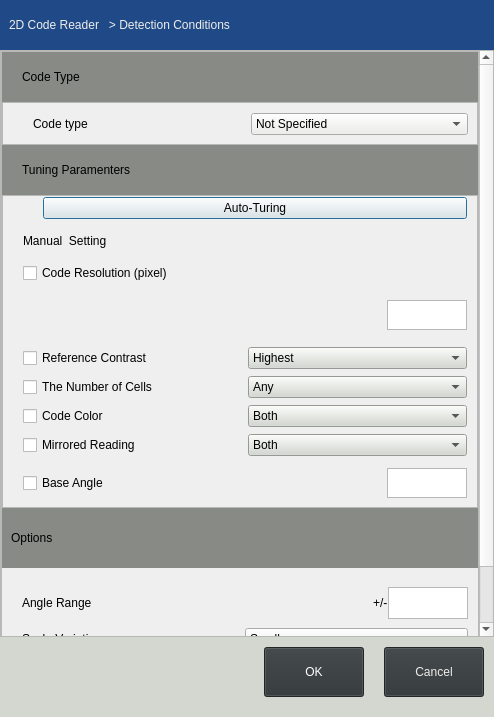
<?xml version="1.0" encoding="UTF-8"?>
<ui version="4.0">
 <class>Class_DlogDC_2Dcode</class>
 <widget class="QDialog" name="Class_DlogDC_2Dcode">
  <property name="geometry">
   <rect>
    <x>0</x>
    <y>0</y>
    <width>494</width>
    <height>717</height>
   </rect>
  </property>
  <property name="windowTitle">
   <string>Dialog</string>
  </property>
  <layout class="QVBoxLayout" name="verticalLayout_2">
   <property name="spacing">
    <number>0</number>
   </property>
   <property name="leftMargin">
    <number>0</number>
   </property>
   <property name="topMargin">
    <number>0</number>
   </property>
   <property name="rightMargin">
    <number>0</number>
   </property>
   <property name="bottomMargin">
    <number>0</number>
   </property>
   <item>
    <layout class="QVBoxLayout" name="verticalLayout">
     <property name="spacing">
      <number>0</number>
     </property>
     <property name="topMargin">
      <number>0</number>
     </property>
     <item>
      <widget class="QWidget" name="horizontalWidget_2" native="true">
       <property name="minimumSize">
        <size>
         <width>0</width>
         <height>50</height>
        </size>
       </property>
       <property name="styleSheet">
        <string notr="true">background-color: rgb(32, 74, 135);</string>
       </property>
       <layout class="QHBoxLayout" name="horizontalLayout_2">
        <property name="spacing">
         <number>0</number>
        </property>
        <item>
         <widget class="QLabel" name="label">
          <property name="styleSheet">
           <string notr="true">color: rgb(238, 238, 236);</string>
          </property>
          <property name="text">
           <string>2D Code Reader   &gt; Detection Conditions</string>
          </property>
         </widget>
        </item>
       </layout>
      </widget>
     </item>
     <item>
      <layout class="QVBoxLayout" name="verticalLayout_3">
       <item>
        <widget class="QScrollArea" name="scrollArea">
         <property name="widgetResizable">
          <bool>true</bool>
         </property>
         <widget class="QWidget" name="scrollAreaWidgetContents">
          <property name="geometry">
           <rect>
            <x>0</x>
            <y>-71</y>
            <width>474</width>
            <height>652</height>
           </rect>
          </property>
          <layout class="QVBoxLayout" name="verticalLayout_5">
           <property name="spacing">
            <number>0</number>
           </property>
           <property name="leftMargin">
            <number>0</number>
           </property>
           <property name="topMargin">
            <number>0</number>
           </property>
           <property name="rightMargin">
            <number>0</number>
           </property>
           <property name="bottomMargin">
            <number>0</number>
           </property>
           <item>
            <layout class="QVBoxLayout" name="verticalLayout_4">
             <item>
              <widget class="QFrame" name="frame">
               <property name="minimumSize">
                <size>
                 <width>400</width>
                 <height>650</height>
                </size>
               </property>
               <property name="frameShape">
                <enum>QFrame::StyledPanel</enum>
               </property>
               <property name="frameShadow">
                <enum>QFrame::Raised</enum>
               </property>
               <layout class="QVBoxLayout" name="verticalLayout_7">
                <property name="spacing">
                 <number>0</number>
                </property>
                <property name="leftMargin">
                 <number>0</number>
                </property>
                <property name="topMargin">
                 <number>0</number>
                </property>
                <property name="rightMargin">
                 <number>0</number>
                </property>
                <property name="bottomMargin">
                 <number>0</number>
                </property>
                <item>
                 <layout class="QVBoxLayout" name="verticalLayout_6">
                  <property name="topMargin">
                   <number>0</number>
                  </property>
                  <item>
                   <widget class="QFrame" name="verticalFrame_7">
                    <property name="maximumSize">
                     <size>
                      <width>16777215</width>
                      <height>100</height>
                     </size>
                    </property>
                    <layout class="QVBoxLayout" name="verticalLayout_10">
                     <property name="spacing">
                      <number>0</number>
                     </property>
                     <property name="leftMargin">
                      <number>0</number>
                     </property>
                     <property name="topMargin">
                      <number>0</number>
                     </property>
                     <property name="rightMargin">
                      <number>0</number>
                     </property>
                     <property name="bottomMargin">
                      <number>0</number>
                     </property>
                     <item>
                      <widget class="QFrame" name="horizontalFrame_3">
                       <property name="minimumSize">
                        <size>
                         <width>0</width>
                         <height>50</height>
                        </size>
                       </property>
                       <property name="maximumSize">
                        <size>
                         <width>16777215</width>
                         <height>50</height>
                        </size>
                       </property>
                       <property name="styleSheet">
                        <string notr="true">
background-color: rgb(136, 138, 133);
color: rgb(0, 0, 0);</string>
                       </property>
                       <layout class="QHBoxLayout" name="horizontalLayout_4">
                        <property name="spacing">
                         <number>0</number>
                        </property>
                        <property name="leftMargin">
                         <number>20</number>
                        </property>
                        <property name="topMargin">
                         <number>0</number>
                        </property>
                        <property name="rightMargin">
                         <number>0</number>
                        </property>
                        <property name="bottomMargin">
                         <number>0</number>
                        </property>
                        <item>
                         <widget class="QLabel" name="label_2">
                          <property name="text">
                           <string>Code Type</string>
                          </property>
                         </widget>
                        </item>
                       </layout>
                      </widget>
                     </item>
                     <item>
                      <widget class="QFrame" name="horizontalFrame_2">
                       <property name="maximumSize">
                        <size>
                         <width>16777215</width>
                         <height>60</height>
                        </size>
                       </property>
                       <property name="frameShape">
                        <enum>QFrame::StyledPanel</enum>
                       </property>
                       <layout class="QHBoxLayout" name="horizontalLayout_3">
                        <property name="spacing">
                         <number>0</number>
                        </property>
                        <property name="leftMargin">
                         <number>30</number>
                        </property>
                        <property name="topMargin">
                         <number>10</number>
                        </property>
                        <item>
                         <widget class="QLabel" name="label_3">
                          <property name="text">
                           <string>Code type</string>
                          </property>
                         </widget>
                        </item>
                        <item>
                         <widget class="QComboBox" name="combox_CodeType_DC_2Dcode">
                          <property name="styleSheet">
                           <string notr="true">background-color: rgb(238, 238, 236);</string>
                          </property>
                          <item>
                           <property name="text">
                            <string>Not Specified</string>
                           </property>
                          </item>
                          <item>
                           <property name="text">
                            <string>QR</string>
                           </property>
                          </item>
                          <item>
                           <property name="text">
                            <string>Micro QR</string>
                           </property>
                          </item>
                          <item>
                           <property name="text">
                            <string>DataMatrix</string>
                           </property>
                          </item>
                          <item>
                           <property name="text">
                            <string>Rectangular DataMatrix</string>
                           </property>
                          </item>
                         </widget>
                        </item>
                       </layout>
                      </widget>
                     </item>
                    </layout>
                   </widget>
                  </item>
                  <item>
                   <layout class="QVBoxLayout" name="verticalLayout_9">
                    <property name="spacing">
                     <number>0</number>
                    </property>
                    <property name="topMargin">
                     <number>0</number>
                    </property>
                    <item>
                     <widget class="QFrame" name="verticalFrame_8">
                      <property name="maximumSize">
                       <size>
                        <width>16777215</width>
                        <height>50</height>
                       </size>
                      </property>
                      <property name="styleSheet">
                       <string notr="true">background-color: rgb(136, 138, 133);</string>
                      </property>
                      <layout class="QVBoxLayout" name="verticalLayout_11">
                       <property name="spacing">
                        <number>0</number>
                       </property>
                       <property name="leftMargin">
                        <number>20</number>
                       </property>
                       <property name="topMargin">
                        <number>0</number>
                       </property>
                       <property name="rightMargin">
                        <number>0</number>
                       </property>
                       <property name="bottomMargin">
                        <number>0</number>
                       </property>
                       <item>
                        <widget class="QLabel" name="label_4">
                         <property name="minimumSize">
                          <size>
                           <width>0</width>
                           <height>50</height>
                          </size>
                         </property>
                         <property name="text">
                          <string>Tuning Paramenters</string>
                         </property>
                        </widget>
                       </item>
                      </layout>
                     </widget>
                    </item>
                    <item>
                     <layout class="QHBoxLayout" name="horizontalLayout_5">
                      <item>
                       <widget class="QFrame" name="frame_2">
                        <property name="minimumSize">
                         <size>
                          <width>0</width>
                          <height>300</height>
                         </size>
                        </property>
                        <property name="frameShape">
                         <enum>QFrame::StyledPanel</enum>
                        </property>
                        <property name="frameShadow">
                         <enum>QFrame::Raised</enum>
                        </property>
                        <layout class="QVBoxLayout" name="verticalLayout_13">
                         <property name="leftMargin">
                          <number>0</number>
                         </property>
                         <property name="topMargin">
                          <number>0</number>
                         </property>
                         <property name="rightMargin">
                          <number>0</number>
                         </property>
                         <property name="bottomMargin">
                          <number>0</number>
                         </property>
                         <item>
                          <layout class="QHBoxLayout" name="horizontalLayout_15">
                           <property name="rightMargin">
                            <number>10</number>
                           </property>
                           <item>
                            <spacer name="horizontalSpacer_2">
                             <property name="orientation">
                              <enum>Qt::Horizontal</enum>
                             </property>
                             <property name="sizeType">
                              <enum>QSizePolicy::Minimum</enum>
                             </property>
                             <property name="sizeHint" stdset="0">
                              <size>
                               <width>40</width>
                               <height>20</height>
                              </size>
                             </property>
                            </spacer>
                           </item>
                           <item>
                            <widget class="QPushButton" name="btn_AutoTuring_DC_2Dcode">
                             <property name="styleSheet">
                              <string notr="true">background-color: rgb(238, 238, 236);</string>
                             </property>
                             <property name="text">
                              <string>Auto-Turing</string>
                             </property>
                            </widget>
                           </item>
                          </layout>
                         </item>
                         <item>
                          <widget class="QFrame" name="horizontalFrame_8">
                           <property name="maximumSize">
                            <size>
                             <width>16777215</width>
                             <height>30</height>
                            </size>
                           </property>
                           <layout class="QHBoxLayout" name="horizontalLayout_14">
                            <property name="leftMargin">
                             <number>20</number>
                            </property>
                            <property name="topMargin">
                             <number>0</number>
                            </property>
                            <property name="bottomMargin">
                             <number>0</number>
                            </property>
                            <item>
                             <widget class="QLabel" name="label_5">
                              <property name="maximumSize">
                               <size>
                                <width>16777215</width>
                                <height>30</height>
                               </size>
                              </property>
                              <property name="text">
                               <string>Manual  Setting</string>
                              </property>
                             </widget>
                            </item>
                           </layout>
                          </widget>
                         </item>
                         <item>
                          <layout class="QHBoxLayout" name="horizontalLayout_12">
                           <property name="leftMargin">
                            <number>20</number>
                           </property>
                           <item>
                            <widget class="QCheckBox" name="cbox_CodeResolution_DC_2Dcode">
                             <property name="text">
                              <string>Code Resolution (pixel)</string>
                             </property>
                            </widget>
                           </item>
                          </layout>
                         </item>
                         <item>
                          <widget class="QFrame" name="horizontalFrame_6">
                           <property name="maximumSize">
                            <size>
                             <width>16777215</width>
                             <height>50</height>
                            </size>
                           </property>
                           <layout class="QHBoxLayout" name="horizontalLayout_11">
                            <property name="leftMargin">
                             <number>1</number>
                            </property>
                            <property name="topMargin">
                             <number>0</number>
                            </property>
                            <property name="rightMargin">
                             <number>10</number>
                            </property>
                            <property name="bottomMargin">
                             <number>0</number>
                            </property>
                            <item>
                             <spacer name="horizontalSpacer_3">
                              <property name="orientation">
                               <enum>Qt::Horizontal</enum>
                              </property>
                              <property name="sizeType">
                               <enum>QSizePolicy::MinimumExpanding</enum>
                              </property>
                              <property name="sizeHint" stdset="0">
                               <size>
                                <width>40</width>
                                <height>20</height>
                               </size>
                              </property>
                             </spacer>
                            </item>
                            <item>
                             <widget class="QTextEdit" name="tedit_CodeResolution_DC_2Dcode">
                              <property name="maximumSize">
                               <size>
                                <width>80</width>
                                <height>30</height>
                               </size>
                              </property>
                             </widget>
                            </item>
                           </layout>
                          </widget>
                         </item>
                         <item>
                          <layout class="QHBoxLayout" name="horizontalLayout_10">
                           <property name="leftMargin">
                            <number>20</number>
                           </property>
                           <property name="rightMargin">
                            <number>10</number>
                           </property>
                           <item>
                            <widget class="QCheckBox" name="cbox_ReferenceContrast_DC_2Dcode">
                             <property name="text">
                              <string>Reference Contrast</string>
                             </property>
                            </widget>
                           </item>
                           <item>
                            <widget class="QComboBox" name="comBox_ReferenceContrast_DC_2Dcode">
                             <property name="toolTip">
                              <string>&lt;html&gt;&lt;head/&gt;&lt;body&gt;&lt;p align=&quot;center&quot;&gt;&lt;br/&gt;&lt;/p&gt;&lt;/body&gt;&lt;/html&gt;</string>
                             </property>
                             <property name="styleSheet">
                              <string notr="true">background-color: rgb(211, 215, 207);</string>
                             </property>
                             <item>
                              <property name="text">
                               <string>Highest</string>
                              </property>
                             </item>
                             <item>
                              <property name="text">
                               <string>High</string>
                              </property>
                             </item>
                             <item>
                              <property name="text">
                               <string>Normal</string>
                              </property>
                             </item>
                             <item>
                              <property name="text">
                               <string>Low</string>
                              </property>
                             </item>
                             <item>
                              <property name="text">
                               <string>Lowest</string>
                              </property>
                             </item>
                            </widget>
                           </item>
                          </layout>
                         </item>
                         <item>
                          <layout class="QHBoxLayout" name="horizontalLayout_9">
                           <property name="leftMargin">
                            <number>20</number>
                           </property>
                           <property name="rightMargin">
                            <number>10</number>
                           </property>
                           <item>
                            <widget class="QCheckBox" name="cbox_NumberCells_DC_2Dcode">
                             <property name="text">
                              <string>The Number of Cells</string>
                             </property>
                            </widget>
                           </item>
                           <item>
                            <widget class="QComboBox" name="combox_NumberCell_DC_2Dcode">
                             <property name="styleSheet">
                              <string notr="true">background-color: rgb(211, 215, 207);</string>
                             </property>
                             <item>
                              <property name="text">
                               <string>Any</string>
                              </property>
                             </item>
                             <item>
                              <property name="text">
                               <string>11x11</string>
                              </property>
                             </item>
                             <item>
                              <property name="text">
                               <string>13x13</string>
                              </property>
                             </item>
                             <item>
                              <property name="text">
                               <string>15x15</string>
                              </property>
                             </item>
                             <item>
                              <property name="text">
                               <string>17x17</string>
                              </property>
                             </item>
                            </widget>
                           </item>
                          </layout>
                         </item>
                         <item>
                          <layout class="QHBoxLayout" name="horizontalLayout_17">
                           <property name="leftMargin">
                            <number>20</number>
                           </property>
                           <property name="rightMargin">
                            <number>10</number>
                           </property>
                           <item>
                            <widget class="QCheckBox" name="cbox_CodeColor_DC_2Dcode">
                             <property name="text">
                              <string>Code Color </string>
                             </property>
                            </widget>
                           </item>
                           <item>
                            <widget class="QComboBox" name="combox_CodeColor_DC_2Dcode">
                             <property name="styleSheet">
                              <string notr="true">background-color: rgb(211, 215, 207);</string>
                             </property>
                             <item>
                              <property name="text">
                               <string>Both</string>
                              </property>
                             </item>
                             <item>
                              <property name="text">
                               <string>Black</string>
                              </property>
                             </item>
                             <item>
                              <property name="text">
                               <string>White</string>
                              </property>
                             </item>
                            </widget>
                           </item>
                          </layout>
                         </item>
                         <item>
                          <layout class="QHBoxLayout" name="horizontalLayout_8">
                           <property name="leftMargin">
                            <number>20</number>
                           </property>
                           <property name="rightMargin">
                            <number>10</number>
                           </property>
                           <item>
                            <widget class="QCheckBox" name="cbox_MirroredReading_DC_2Dcode">
                             <property name="text">
                              <string>Mirrored Reading</string>
                             </property>
                            </widget>
                           </item>
                           <item>
                            <widget class="QComboBox" name="combox_MirroredReading_DC_2Dcode">
                             <property name="styleSheet">
                              <string notr="true">background-color: rgb(211, 215, 207);</string>
                             </property>
                             <item>
                              <property name="text">
                               <string>Both</string>
                              </property>
                             </item>
                             <item>
                              <property name="text">
                               <string>Standard Only</string>
                              </property>
                             </item>
                             <item>
                              <property name="text">
                               <string>Mirrored Only</string>
                              </property>
                             </item>
                            </widget>
                           </item>
                          </layout>
                         </item>
                         <item>
                          <widget class="QFrame" name="verticalFrame_8">
                           <property name="maximumSize">
                            <size>
                             <width>16777215</width>
                             <height>40</height>
                            </size>
                           </property>
                           <layout class="QHBoxLayout" name="horizontalLayout_16">
                            <property name="spacing">
                             <number>60</number>
                            </property>
                            <property name="leftMargin">
                             <number>20</number>
                            </property>
                            <property name="topMargin">
                             <number>0</number>
                            </property>
                            <property name="rightMargin">
                             <number>10</number>
                            </property>
                            <property name="bottomMargin">
                             <number>0</number>
                            </property>
                            <item>
                             <widget class="QCheckBox" name="cbox_BaseAngle_DC_2Dcode">
                              <property name="text">
                               <string>Base Angle</string>
                              </property>
                             </widget>
                            </item>
                            <item>
                             <spacer name="horizontalSpacer_4">
                              <property name="orientation">
                               <enum>Qt::Horizontal</enum>
                              </property>
                              <property name="sizeHint" stdset="0">
                               <size>
                                <width>40</width>
                                <height>20</height>
                               </size>
                              </property>
                             </spacer>
                            </item>
                            <item>
                             <widget class="QTextEdit" name="tedit_BaseAngle_DC_2Dcode">
                              <property name="maximumSize">
                               <size>
                                <width>80</width>
                                <height>30</height>
                               </size>
                              </property>
                             </widget>
                            </item>
                           </layout>
                          </widget>
                         </item>
                        </layout>
                       </widget>
                      </item>
                     </layout>
                    </item>
                   </layout>
                  </item>
                  <item>
                   <layout class="QVBoxLayout" name="verticalLayout_8">
                    <property name="spacing">
                     <number>0</number>
                    </property>
                    <property name="topMargin">
                     <number>0</number>
                    </property>
                    <item>
                     <widget class="QFrame" name="verticalFrame_8">
                      <property name="maximumSize">
                       <size>
                        <width>16777215</width>
                        <height>60</height>
                       </size>
                      </property>
                      <property name="styleSheet">
                       <string notr="true">background-color: rgb(136, 138, 133);</string>
                      </property>
                      <layout class="QVBoxLayout" name="verticalLayout_14">
                       <item>
                        <widget class="QLabel" name="label_8">
                         <property name="maximumSize">
                          <size>
                           <width>16777215</width>
                           <height>50</height>
                          </size>
                         </property>
                         <property name="text">
                          <string>Options</string>
                         </property>
                        </widget>
                       </item>
                      </layout>
                     </widget>
                    </item>
                    <item>
                     <layout class="QVBoxLayout" name="verticalLayout_12">
                      <property name="topMargin">
                       <number>10</number>
                      </property>
                      <item>
                       <widget class="QFrame" name="verticalFrame_11">
                        <property name="maximumSize">
                         <size>
                          <width>16777215</width>
                          <height>50</height>
                         </size>
                        </property>
                        <layout class="QHBoxLayout" name="horizontalLayout_6">
                         <property name="spacing">
                          <number>0</number>
                         </property>
                         <property name="leftMargin">
                          <number>20</number>
                         </property>
                         <property name="rightMargin">
                          <number>10</number>
                         </property>
                         <item>
                          <widget class="QLabel" name="label_9">
                           <property name="text">
                            <string>Angle Range</string>
                           </property>
                          </widget>
                         </item>
                         <item>
                          <spacer name="horizontalSpacer_5">
                           <property name="orientation">
                            <enum>Qt::Horizontal</enum>
                           </property>
                           <property name="sizeHint" stdset="0">
                            <size>
                             <width>40</width>
                             <height>20</height>
                            </size>
                           </property>
                          </spacer>
                         </item>
                         <item>
                          <widget class="QLabel" name="label_6">
                           <property name="text">
                            <string>+/-</string>
                           </property>
                          </widget>
                         </item>
                         <item>
                          <widget class="QTextEdit" name="tedit_AngleRange_DC_2Dcode">
                           <property name="maximumSize">
                            <size>
                             <width>80</width>
                             <height>16777215</height>
                            </size>
                           </property>
                          </widget>
                         </item>
                        </layout>
                       </widget>
                      </item>
                      <item>
                       <layout class="QHBoxLayout" name="horizontalLayout_7">
                        <property name="leftMargin">
                         <number>20</number>
                        </property>
                        <property name="rightMargin">
                         <number>10</number>
                        </property>
                        <item>
                         <widget class="QLabel" name="label_11">
                          <property name="text">
                           <string>Scale Variations</string>
                          </property>
                         </widget>
                        </item>
                        <item>
                         <widget class="QComboBox" name="combox_ScaleVariation_DC_2Dcode">
                          <item>
                           <property name="text">
                            <string>Small</string>
                           </property>
                          </item>
                          <item>
                           <property name="text">
                            <string>Medium</string>
                           </property>
                          </item>
                          <item>
                           <property name="text">
                            <string>Large</string>
                           </property>
                          </item>
                          <item>
                           <property name="text">
                            <string>Unlimited</string>
                           </property>
                          </item>
                         </widget>
                        </item>
                       </layout>
                      </item>
                      <item>
                       <widget class="QFrame" name="verticalFrame_8">
                        <property name="maximumSize">
                         <size>
                          <width>16777215</width>
                          <height>50</height>
                         </size>
                        </property>
                        <layout class="QHBoxLayout" name="horizontalLayout_18">
                         <property name="leftMargin">
                          <number>20</number>
                         </property>
                         <property name="rightMargin">
                          <number>10</number>
                         </property>
                         <item>
                          <widget class="QLabel" name="label_12">
                           <property name="text">
                            <string>Time out (sec.)   </string>
                           </property>
                          </widget>
                         </item>
                         <item>
                          <spacer name="horizontalSpacer_6">
                           <property name="orientation">
                            <enum>Qt::Horizontal</enum>
                           </property>
                           <property name="sizeHint" stdset="0">
                            <size>
                             <width>40</width>
                             <height>20</height>
                            </size>
                           </property>
                          </spacer>
                         </item>
                         <item>
                          <widget class="QTextEdit" name="tedit_Timeout_DC_2Dcode">
                           <property name="maximumSize">
                            <size>
                             <width>80</width>
                             <height>16777215</height>
                            </size>
                           </property>
                          </widget>
                         </item>
                        </layout>
                       </widget>
                      </item>
                     </layout>
                    </item>
                   </layout>
                  </item>
                 </layout>
                </item>
               </layout>
              </widget>
             </item>
            </layout>
           </item>
          </layout>
         </widget>
        </widget>
       </item>
      </layout>
     </item>
     <item>
      <widget class="QFrame" name="horizontalFrame">
       <property name="minimumSize">
        <size>
         <width>0</width>
         <height>80</height>
        </size>
       </property>
       <property name="styleSheet">
        <string notr="true">background-color: rgb(211, 215, 207);</string>
       </property>
       <layout class="QHBoxLayout" name="horizontalLayout">
        <property name="spacing">
         <number>20</number>
        </property>
        <property name="leftMargin">
         <number>10</number>
        </property>
        <property name="topMargin">
         <number>0</number>
        </property>
        <property name="rightMargin">
         <number>10</number>
        </property>
        <item>
         <spacer name="horizontalSpacer_7">
          <property name="orientation">
           <enum>Qt::Horizontal</enum>
          </property>
          <property name="sizeHint" stdset="0">
           <size>
            <width>40</width>
            <height>20</height>
           </size>
          </property>
         </spacer>
        </item>
        <item>
         <widget class="QPushButton" name="btn_OK_DC_2Dcode">
          <property name="minimumSize">
           <size>
            <width>100</width>
            <height>50</height>
           </size>
          </property>
          <property name="styleSheet">
           <string notr="true">background-color: rgb(46, 52, 54);
color: rgb(255, 255, 255);</string>
          </property>
          <property name="text">
           <string>OK</string>
          </property>
         </widget>
        </item>
        <item>
         <widget class="QPushButton" name="btn_Cancel_DC_2Dcode">
          <property name="minimumSize">
           <size>
            <width>100</width>
            <height>50</height>
           </size>
          </property>
          <property name="styleSheet">
           <string notr="true">background-color: rgb(46, 52, 54);
color: rgb(238, 238, 236);</string>
          </property>
          <property name="text">
           <string>Cancel</string>
          </property>
         </widget>
        </item>
       </layout>
      </widget>
     </item>
    </layout>
   </item>
  </layout>
 </widget>
 <resources/>
 <connections/>
</ui>
